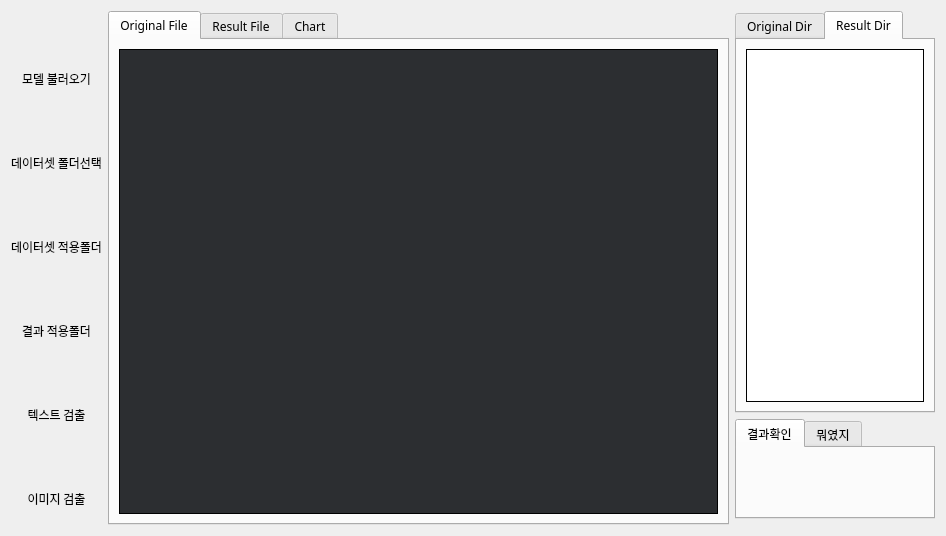
<?xml version="1.0" encoding="UTF-8"?>
<ui version="4.0">
 <class>Dialog</class>
 <widget class="QDialog" name="Dialog">
  <property name="geometry">
   <rect>
    <x>0</x>
    <y>0</y>
    <width>946</width>
    <height>536</height>
   </rect>
  </property>
  <property name="minimumSize">
   <size>
    <width>0</width>
    <height>0</height>
   </size>
  </property>
  <property name="maximumSize">
   <size>
    <width>16777215</width>
    <height>16777215</height>
   </size>
  </property>
  <property name="font">
   <font>
    <family>휴먼모음T</family>
    <pointsize>9</pointsize>
    <weight>50</weight>
    <italic>false</italic>
    <bold>false</bold>
    <kerning>true</kerning>
   </font>
  </property>
  <property name="windowTitle">
   <string>Dialog</string>
  </property>
  <property name="styleSheet">
   <string notr="true">
QPushButton{
    border-radius: 8px;
	color: rgba(0, 0, 0, 200)
}
QTextEdit{
	color: #fff;
}
</string>
  </property>
  <layout class="QGridLayout" name="gridLayout_8">
   <item row="0" column="1" rowspan="2">
    <layout class="QGridLayout" name="gridLayout_2">
     <item row="0" column="0">
      <widget class="QTabWidget" name="tabWidget">
       <property name="currentIndex">
        <number>0</number>
       </property>
       <widget class="QWidget" name="original_file">
        <attribute name="title">
         <string>Original File</string>
        </attribute>
        <layout class="QGridLayout" name="gridLayout_5">
         <item row="0" column="0">
          <widget class="QLabel" name="label">
           <property name="layoutDirection">
            <enum>Qt::LeftToRight</enum>
           </property>
           <property name="styleSheet">
            <string notr="true">border-style: solid;
border-width: 1px;
border-color: #rgb(0, 0, 0);
background-color : #2c2e31;</string>
           </property>
           <property name="text">
            <string>&lt;html&gt;&lt;head/&gt;&lt;body&gt;&lt;p align=&quot;center&quot;&gt;&lt;br/&gt;&lt;/p&gt;&lt;/body&gt;&lt;/html&gt;</string>
           </property>
           <property name="scaledContents">
            <bool>false</bool>
           </property>
           <property name="alignment">
            <set>Qt::AlignCenter</set>
           </property>
           <property name="wordWrap">
            <bool>true</bool>
           </property>
          </widget>
         </item>
        </layout>
       </widget>
       <widget class="QWidget" name="result_file">
        <attribute name="title">
         <string>Result File</string>
        </attribute>
        <layout class="QGridLayout" name="gridLayout_4">
         <item row="0" column="0">
          <widget class="QLabel" name="label_2">
           <property name="cursor">
            <cursorShape>PointingHandCursor</cursorShape>
           </property>
           <property name="styleSheet">
            <string notr="true">border-style: solid;
border-width: 1px;
border-color: #rgb(0, 0, 0);
background-color : #2c2e31;</string>
           </property>
           <property name="text">
            <string>&lt;html&gt;&lt;head/&gt;&lt;body&gt;&lt;p align=&quot;center&quot;&gt;&lt;br/&gt;&lt;/p&gt;&lt;/body&gt;&lt;/html&gt;</string>
           </property>
           <property name="alignment">
            <set>Qt::AlignCenter</set>
           </property>
          </widget>
         </item>
        </layout>
       </widget>
       <widget class="QWidget" name="chart">
        <attribute name="title">
         <string>Chart</string>
        </attribute>
        <layout class="QGridLayout" name="gridLayout_3">
         <item row="0" column="0">
          <widget class="QLabel" name="label_3">
           <property name="cursor">
            <cursorShape>PointingHandCursor</cursorShape>
           </property>
           <property name="styleSheet">
            <string notr="true">border-style: solid;
border-width: 1px;
border-color: #rgb(0, 0, 0);
background-color : #2c2e31;</string>
           </property>
           <property name="text">
            <string>&lt;html&gt;&lt;head/&gt;&lt;body&gt;&lt;p align=&quot;center&quot;&gt;&lt;br/&gt;&lt;/p&gt;&lt;/body&gt;&lt;/html&gt;</string>
           </property>
           <property name="alignment">
            <set>Qt::AlignCenter</set>
           </property>
          </widget>
         </item>
        </layout>
       </widget>
      </widget>
     </item>
    </layout>
   </item>
   <item row="0" column="0" rowspan="2">
    <layout class="QGridLayout" name="gridLayout">
     <item row="0" column="0">
      <widget class="QPushButton" name="pushButton_1">
       <property name="minimumSize">
        <size>
         <width>0</width>
         <height>0</height>
        </size>
       </property>
       <property name="maximumSize">
        <size>
         <width>150</width>
         <height>40</height>
        </size>
       </property>
       <property name="styleSheet">
        <string notr="true">QPushButton:hover{
	background-color:rgba(255, 255, 255, 100);
}
QPushButton:pressed{
	
}
</string>
       </property>
       <property name="text">
        <string/>
       </property>
       <property name="icon">
        <iconset>
         <normaloff>icon모음/icons8-news-94.ico</normaloff>icon모음/icons8-news-94.ico</iconset>
       </property>
       <property name="iconSize">
        <size>
         <width>40</width>
         <height>40</height>
        </size>
       </property>
       <property name="checkable">
        <bool>false</bool>
       </property>
       <property name="autoRepeat">
        <bool>false</bool>
       </property>
       <property name="autoExclusive">
        <bool>false</bool>
       </property>
      </widget>
     </item>
     <item row="2" column="0">
      <widget class="QPushButton" name="pushButton_2">
       <property name="minimumSize">
        <size>
         <width>0</width>
         <height>0</height>
        </size>
       </property>
       <property name="maximumSize">
        <size>
         <width>150</width>
         <height>40</height>
        </size>
       </property>
       <property name="styleSheet">
        <string notr="true">QPushButton:hover{
	background-color:rgba(255, 255, 255, 100);
}
QPushButton:pressed{
	border-bottom-color: rgb(0, 0, 0);
	border-right-color: rgb(0, 0, 0);
    background-color:rgb(162, 169, 180);
	border-color: rgb(170, 255, 255)
}

</string>
       </property>
       <property name="text">
        <string/>
       </property>
       <property name="icon">
        <iconset>
         <normaloff>icon모음/icons8-folder-48.ico</normaloff>icon모음/icons8-folder-48.ico</iconset>
       </property>
       <property name="iconSize">
        <size>
         <width>40</width>
         <height>40</height>
        </size>
       </property>
      </widget>
     </item>
     <item row="10" column="0">
      <widget class="QPushButton" name="pushButton_3">
       <property name="minimumSize">
        <size>
         <width>0</width>
         <height>0</height>
        </size>
       </property>
       <property name="maximumSize">
        <size>
         <width>150</width>
         <height>40</height>
        </size>
       </property>
       <property name="styleSheet">
        <string notr="true">QPushButton:hover{
	background-color:rgba(255, 255, 255, 100);
}
QPushButton:pressed{
	border-bottom-color: rgb(0, 0, 0);
	border-right-color: rgb(0, 0, 0);
    background-color:rgb(162, 169, 180);
	border-color: rgb(170, 255, 255)
}
</string>
       </property>
       <property name="text">
        <string/>
       </property>
       <property name="icon">
        <iconset>
         <normaloff>icon모음/icons8-image-48.ico</normaloff>icon모음/icons8-image-48.ico</iconset>
       </property>
       <property name="iconSize">
        <size>
         <width>40</width>
         <height>40</height>
        </size>
       </property>
      </widget>
     </item>
     <item row="4" column="0">
      <widget class="QPushButton" name="pushButton_4">
       <property name="minimumSize">
        <size>
         <width>0</width>
         <height>0</height>
        </size>
       </property>
       <property name="maximumSize">
        <size>
         <width>150</width>
         <height>40</height>
        </size>
       </property>
       <property name="styleSheet">
        <string notr="true">QPushButton:hover{
	background-color:rgba(255, 255, 255, 100);
}
QPushButton:pressed{
	border-bottom-color: rgb(0, 0, 0);
	border-right-color: rgb(0, 0, 0);
    background-color:rgb(162, 169, 180);
	border-color: rgb(170, 255, 255)
}
</string>
       </property>
       <property name="text">
        <string/>
       </property>
       <property name="icon">
        <iconset>
         <normaloff>icon모음/icons8-folder-48.ico</normaloff>icon모음/icons8-folder-48.ico</iconset>
       </property>
       <property name="iconSize">
        <size>
         <width>40</width>
         <height>40</height>
        </size>
       </property>
      </widget>
     </item>
     <item row="7" column="0">
      <widget class="QLabel" name="label_7">
       <property name="maximumSize">
        <size>
         <width>16777215</width>
         <height>20</height>
        </size>
       </property>
       <property name="font">
        <font>
         <family>휴먼모음T</family>
         <pointsize>9</pointsize>
         <weight>50</weight>
         <italic>false</italic>
         <bold>false</bold>
         <kerning>true</kerning>
        </font>
       </property>
       <property name="text">
        <string>&lt;html&gt;&lt;head/&gt;&lt;body&gt;&lt;p align=&quot;center&quot;&gt;결과 적용폴더&lt;/p&gt;&lt;/body&gt;&lt;/html&gt;</string>
       </property>
      </widget>
     </item>
     <item row="1" column="0">
      <widget class="QLabel" name="label_4">
       <property name="maximumSize">
        <size>
         <width>16777215</width>
         <height>20</height>
        </size>
       </property>
       <property name="font">
        <font>
         <family>휴먼모음T</family>
         <pointsize>9</pointsize>
         <weight>50</weight>
         <italic>false</italic>
         <bold>false</bold>
         <kerning>true</kerning>
        </font>
       </property>
       <property name="text">
        <string>&lt;html&gt;&lt;head/&gt;&lt;body&gt;&lt;p align=&quot;center&quot;&gt;모델 불러오기&lt;/p&gt;&lt;/body&gt;&lt;/html&gt;</string>
       </property>
      </widget>
     </item>
     <item row="5" column="0">
      <widget class="QLabel" name="label_6">
       <property name="maximumSize">
        <size>
         <width>16777215</width>
         <height>20</height>
        </size>
       </property>
       <property name="font">
        <font>
         <family>휴먼모음T</family>
         <pointsize>9</pointsize>
         <weight>50</weight>
         <italic>false</italic>
         <bold>false</bold>
         <kerning>true</kerning>
        </font>
       </property>
       <property name="text">
        <string>&lt;html&gt;&lt;head/&gt;&lt;body&gt;&lt;p align=&quot;center&quot;&gt;데이터셋 적용폴더&lt;/p&gt;&lt;/body&gt;&lt;/html&gt;</string>
       </property>
      </widget>
     </item>
     <item row="6" column="0">
      <widget class="QPushButton" name="pushButton_7">
       <property name="minimumSize">
        <size>
         <width>0</width>
         <height>0</height>
        </size>
       </property>
       <property name="maximumSize">
        <size>
         <width>150</width>
         <height>40</height>
        </size>
       </property>
       <property name="styleSheet">
        <string notr="true">QPushButton:hover{
	background-color:rgba(255, 255, 255, 100);
}
QPushButton:pressed{
	border-bottom-color: rgb(0, 0, 0);
	border-right-color: rgb(0, 0, 0);
    background-color:rgb(162, 169, 180);
	border-color: rgb(170, 255, 255)
}
</string>
       </property>
       <property name="text">
        <string/>
       </property>
       <property name="icon">
        <iconset>
         <normaloff>icon모음/icons8-folder-48.ico</normaloff>icon모음/icons8-folder-48.ico</iconset>
       </property>
       <property name="iconSize">
        <size>
         <width>40</width>
         <height>40</height>
        </size>
       </property>
      </widget>
     </item>
     <item row="8" column="0">
      <widget class="QPushButton" name="pushButton_result">
       <property name="minimumSize">
        <size>
         <width>0</width>
         <height>0</height>
        </size>
       </property>
       <property name="maximumSize">
        <size>
         <width>150</width>
         <height>40</height>
        </size>
       </property>
       <property name="styleSheet">
        <string notr="true">QPushButton:hover{
	background-color:rgba(255, 255, 255, 100);
}
QPushButton:pressed{
	border-bottom-color: rgb(0, 0, 0);
	border-right-color: rgb(0, 0, 0);
    background-color:rgb(162, 169, 180);
	border-color: rgb(170, 255, 255)
}
</string>
       </property>
       <property name="text">
        <string/>
       </property>
       <property name="icon">
        <iconset>
         <normaloff>icon모음/icons8-document-48.ico</normaloff>icon모음/icons8-document-48.ico</iconset>
       </property>
       <property name="iconSize">
        <size>
         <width>40</width>
         <height>40</height>
        </size>
       </property>
      </widget>
     </item>
     <item row="9" column="0">
      <widget class="QLabel" name="label_8">
       <property name="maximumSize">
        <size>
         <width>16777215</width>
         <height>20</height>
        </size>
       </property>
       <property name="font">
        <font>
         <family>휴먼모음T</family>
         <pointsize>9</pointsize>
         <weight>50</weight>
         <italic>false</italic>
         <bold>false</bold>
         <kerning>true</kerning>
        </font>
       </property>
       <property name="text">
        <string>&lt;html&gt;&lt;head/&gt;&lt;body&gt;&lt;p align=&quot;center&quot;&gt;텍스트 검출&lt;/p&gt;&lt;/body&gt;&lt;/html&gt;</string>
       </property>
      </widget>
     </item>
     <item row="11" column="0">
      <widget class="QLabel" name="label_9">
       <property name="maximumSize">
        <size>
         <width>16777215</width>
         <height>20</height>
        </size>
       </property>
       <property name="font">
        <font>
         <family>휴먼모음T</family>
         <pointsize>9</pointsize>
         <weight>50</weight>
         <italic>false</italic>
         <bold>false</bold>
         <kerning>true</kerning>
        </font>
       </property>
       <property name="text">
        <string>&lt;html&gt;&lt;head/&gt;&lt;body&gt;&lt;p align=&quot;center&quot;&gt;이미지 검출&lt;/p&gt;&lt;/body&gt;&lt;/html&gt;</string>
       </property>
      </widget>
     </item>
     <item row="3" column="0">
      <widget class="QLabel" name="label_5">
       <property name="maximumSize">
        <size>
         <width>16777215</width>
         <height>20</height>
        </size>
       </property>
       <property name="font">
        <font>
         <family>휴먼모음T</family>
         <pointsize>9</pointsize>
         <weight>50</weight>
         <italic>false</italic>
         <bold>false</bold>
         <kerning>true</kerning>
        </font>
       </property>
       <property name="text">
        <string>&lt;html&gt;&lt;head/&gt;&lt;body&gt;&lt;p align=&quot;center&quot;&gt;데이터셋 폴더선택&lt;/p&gt;&lt;/body&gt;&lt;/html&gt;</string>
       </property>
      </widget>
     </item>
    </layout>
   </item>
   <item row="0" column="3" colspan="2">
    <layout class="QVBoxLayout" name="verticalLayout_3">
     <item>
      <widget class="QTabWidget" name="tabWidget_2">
       <property name="maximumSize">
        <size>
         <width>200</width>
         <height>600</height>
        </size>
       </property>
       <property name="currentIndex">
        <number>1</number>
       </property>
       <widget class="QWidget" name="original_dir">
        <attribute name="title">
         <string>Original Dir</string>
        </attribute>
        <layout class="QVBoxLayout" name="verticalLayout_2">
         <item>
          <widget class="QTreeView" name="treeView">
           <property name="maximumSize">
            <size>
             <width>16777215</width>
             <height>16777215</height>
            </size>
           </property>
           <property name="cursor" stdset="0">
            <cursorShape>PointingHandCursor</cursorShape>
           </property>
           <property name="styleSheet">
            <string notr="true">
border-style: solid;
border-width: 1px;
border-color: #rgb(0, 0, 0);
</string>
           </property>
           <property name="midLineWidth">
            <number>0</number>
           </property>
           <property name="dragDropMode">
            <enum>QAbstractItemView::DragDrop</enum>
           </property>
          </widget>
         </item>
        </layout>
       </widget>
       <widget class="QWidget" name="result_dir">
        <attribute name="title">
         <string>Result Dir</string>
        </attribute>
        <layout class="QVBoxLayout" name="verticalLayout">
         <item>
          <widget class="QTreeView" name="treeView_2">
           <property name="maximumSize">
            <size>
             <width>16777215</width>
             <height>16777215</height>
            </size>
           </property>
           <property name="cursor" stdset="0">
            <cursorShape>PointingHandCursor</cursorShape>
           </property>
           <property name="styleSheet">
            <string notr="true">
border-style: solid;
border-width: 1px;
border-color: #rgb(0, 0, 0);
</string>
           </property>
           <property name="midLineWidth">
            <number>0</number>
           </property>
           <property name="dragDropMode">
            <enum>QAbstractItemView::DragDrop</enum>
           </property>
          </widget>
         </item>
        </layout>
       </widget>
      </widget>
     </item>
     <item>
      <widget class="QTabWidget" name="tabWidget_3">
       <property name="minimumSize">
        <size>
         <width>0</width>
         <height>0</height>
        </size>
       </property>
       <property name="maximumSize">
        <size>
         <width>200</width>
         <height>100</height>
        </size>
       </property>
       <property name="currentIndex">
        <number>0</number>
       </property>
       <widget class="QWidget" name="tab">
        <attribute name="title">
         <string>결과확인</string>
        </attribute>
        <layout class="QGridLayout" name="gridLayout_6">
         <item row="0" column="0">
          <widget class="QPushButton" name="pushButton_6">
           <property name="minimumSize">
            <size>
             <width>0</width>
             <height>40</height>
            </size>
           </property>
           <property name="styleSheet">
            <string notr="true">QPushButton:hover{
	background-color:rgb(238, 238, 238);
}
QPushButton:pressed{
	border-bottom-color: rgb(0, 0, 0);
	border-right-color: rgb(0, 0, 0);
    background-color:rgb(162, 169, 180);
	border-color: rgb(170, 255, 255)
}
</string>
           </property>
           <property name="text">
            <string/>
           </property>
           <property name="icon">
            <iconset>
             <normaloff>icon모음/icons8-presentation-94.ico</normaloff>icon모음/icons8-presentation-94.ico</iconset>
           </property>
           <property name="iconSize">
            <size>
             <width>40</width>
             <height>40</height>
            </size>
           </property>
          </widget>
         </item>
        </layout>
       </widget>
       <widget class="QWidget" name="tab_2">
        <attribute name="title">
         <string>뭐였지</string>
        </attribute>
        <layout class="QGridLayout" name="gridLayout_7">
         <item row="0" column="0">
          <widget class="QPushButton" name="pushButton_5">
           <property name="minimumSize">
            <size>
             <width>0</width>
             <height>40</height>
            </size>
           </property>
           <property name="styleSheet">
            <string notr="true">QPushButton:hover{
	background-color:rgba(255, 255, 255, 100);
}
QPushButton:pressed{
	border-bottom-color: rgb(0, 0, 0);
	border-right-color: rgb(0, 0, 0);
    background-color:rgb(162, 169, 180);
	border-color: rgb(170, 255, 255)
}
</string>
           </property>
           <property name="text">
            <string>뭐였</string>
           </property>
          </widget>
         </item>
        </layout>
       </widget>
      </widget>
     </item>
    </layout>
   </item>
  </layout>
 </widget>
 <resources/>
 <connections/>
</ui>
